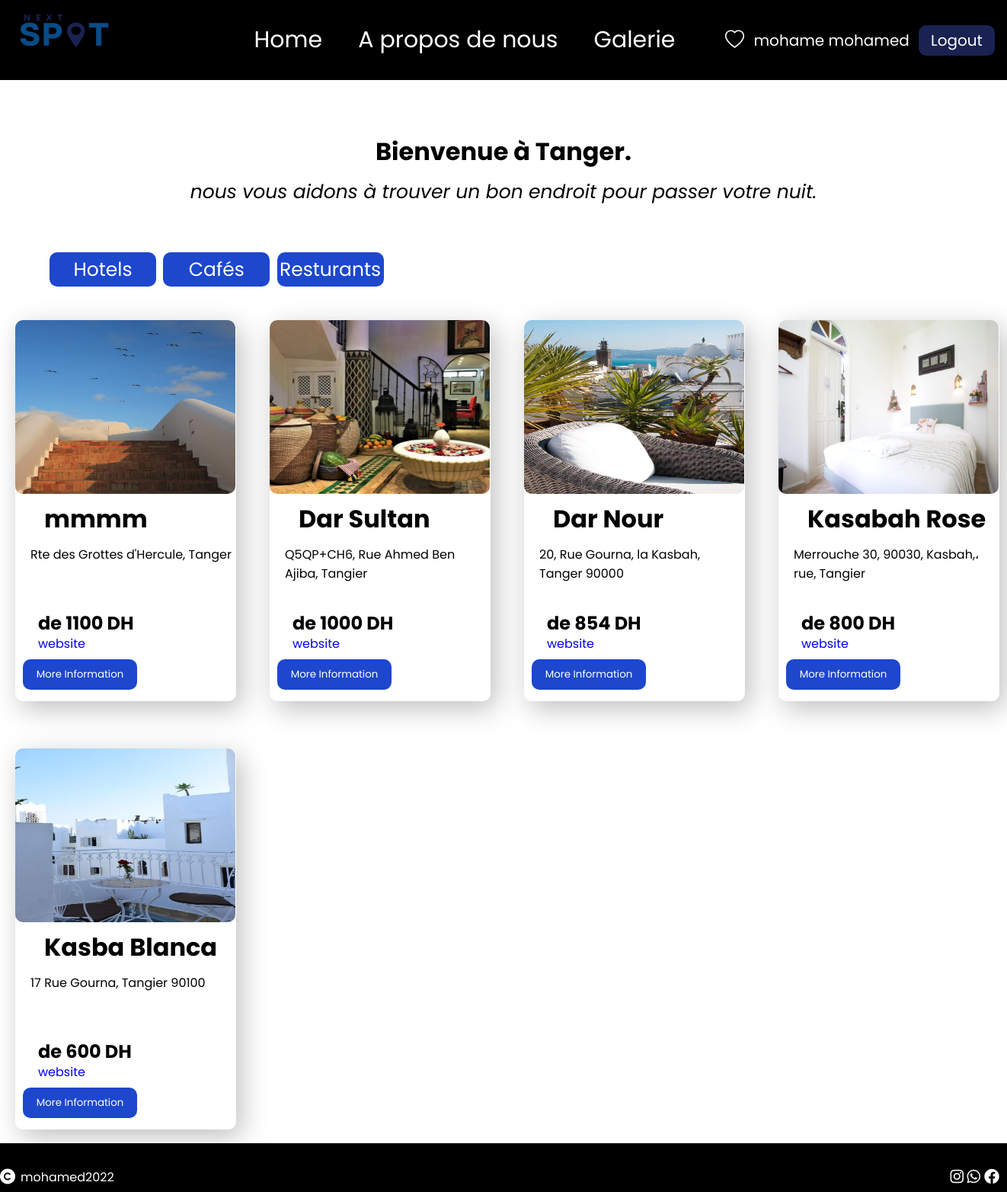
/publication.php?catégorie=2 (signed in), run on the app's committed database.
### tables this page shows
CREATE TABLE `images` (
  `IdImage` int(5) NOT NULL,
  `image` varchar(500) DEFAULT NULL,
  `Id` int(10) DEFAULT NULL,
  `image1` varchar(50) DEFAULT NULL,
  `image2` varchar(50) DEFAULT NULL,
  `image3` varchar(50) DEFAULT NULL,
  `image4` varchar(50) DEFAULT NULL
);

CREATE TABLE `publication` (
  `Id` int(10) NOT NULL,
  `IdCatégorie` int(10) DEFAULT NULL,
  `libelle` varchar(100) DEFAULT NULL,
  `Description` varchar(900) DEFAULT NULL,
  `Telephone` varchar(20) DEFAULT NULL,
  `website` varchar(500) DEFAULT NULL,
  `Adresse` varchar(500) DEFAULT NULL,
  `Prix` varchar(20) DEFAULT NULL
);

### publication.php (the view, shortened to what this page needs)
<?php
include "connection.php";
$getcatégorie=$_GET['catégorie'];
$selectData= $connect->prepare("SELECT *  FROM publication INNER JOIN images ON publication.Id=images.id
where idCatégorie ='$getcatégorie'");
$selectData->execute();
?>
<!DOCTYPE html>
<html lang="en">
<head>
    <link rel="stylesheet" href="Publication.css">
</head>
<body>
<section class="section" id="section">
<?php include "Navbar.php";?>
</section>
        <h1 class="bienvenueATanger">Bienvenue à Tanger.</h1>
           <p id="bienvenueATanger">nous vous aidons à trouver un bon endroit pour passer votre nuit.</p>
        <div class="filtre">
        <input class="buttonPourFltr" type="button" value="Hotels" onclick="changeItems(i=2)">
        <input class="buttonPourFltr" type="button" value="Cafés" onclick="changeItems(i=1)">
        <input class="buttonPourFltr" type="button" value="Resturants" onclick="changeItems(i=3)">
    </div>
            <div class="publications">
            <?php
             foreach($selectData as $resulte){
             echo'
            <div class="publication">
                <img src="images/'.$resulte["image1"].'" class="leMirage2">
                <form method="post" action="detailPublication.php?Publication='.$resulte["Id"].'">
                <button name="MoreInformation" class="MoreInformation">More Information</button>
                </form>
                <h1 class="lebille">'.$resulte["libelle"].'</h1>
                <h2 class="prix"> de '.$resulte["Prix"].' DH</h2>
                <p class="adresse">'.$resulte["Adresse"].'</p>
                <a class="lien" href="'.$resulte["website"].'">website</a>
            </div>
            ';
             }?></div>
             <?php include('footer.php');?>
</body>
</html>

### Publication.css (style rules this page uses)
* { margin: 0px; padding: 0px; text-decoration: none; font-family: 'Poppins' }
.section { background-color: black; margin-bottom: 70px; }
.bienvenueATanger { margin: 10px; text-align: center; }
#bienvenueATanger { font-style: oblique; font-size: 25px; margin: 10px; text-align: center; }
.filtre { margin: 60px 0px 0px 60px; }
.buttonPourFltr { margin-left: 5px; width: 140px; height: 45px; background-color: #1D47CD; color: #fff; font-size: 25px; border-radius: 10px; border: none; }
.publication { position:relative; width: 290px; border-radius:10px; height: 500px; margin: 44px 24px 18px 20px; box-shadow: 7px 10px 35px rgba(0, 0, 0, 0.25); cursor: pointer; }
.leMirage2 { position: absolute; width: 289px; height: 228px; left: 0px; top: 0px; border-radius: 10px; }
.MoreInformation { position: absolute; width:150px; height:40px; top: 445px; left: 10px; background-color: #1D47CD; border: none; border-radius:10px; color: #fff; cursor: pointer; }
.lebille { position: absolute; left: 38px; top: 237px; }
.prix { position: absolute; left: 30px; top: 380px; }
.adresse { position: absolute; top: 295px; left:20px ; }
.lien { position: absolute; left: 30px; top: 412px; }
.publications { display: grid; grid-template-columns: repeat(4,1fr); }

### Navbar.css (style rules this page uses)
* { margin: 0px; padding: 0px; text-decoration: none; font-family: 'Poppins' }

### data on the page
images: image1 (picture), publication.libelle "mmmm", publication.Prix "1100", publication.Adresse "Rte des Grottes d'Hercule, Tanger"
images: image1 (picture), publication.libelle "Dar Sultan", publication.Prix "1000", publication.Adresse "Q5QP+CH6, Rue Ahmed Ben Ajiba, Tangier"
images: image1 (picture), publication.libelle "Dar Nour", publication.Prix "854", publication.Adresse "20, Rue Gourna, la Kasbah, Tanger 90000"
images: image1 (picture), publication.libelle "Kasabah Rose", publication.Prix "800", publication.Adresse "Merrouche 30, 90030, Kasbah,، rue, Tangier"
images: image1 (picture), publication.libelle "Kasba Blanca", publication.Prix "600", publication.Adresse "17 Rue Gourna, Tangier 90100"

### other printed values
$_SESSION['name'] "mohame"
$_SESSION[ 'Prenom'] "mohamed"
